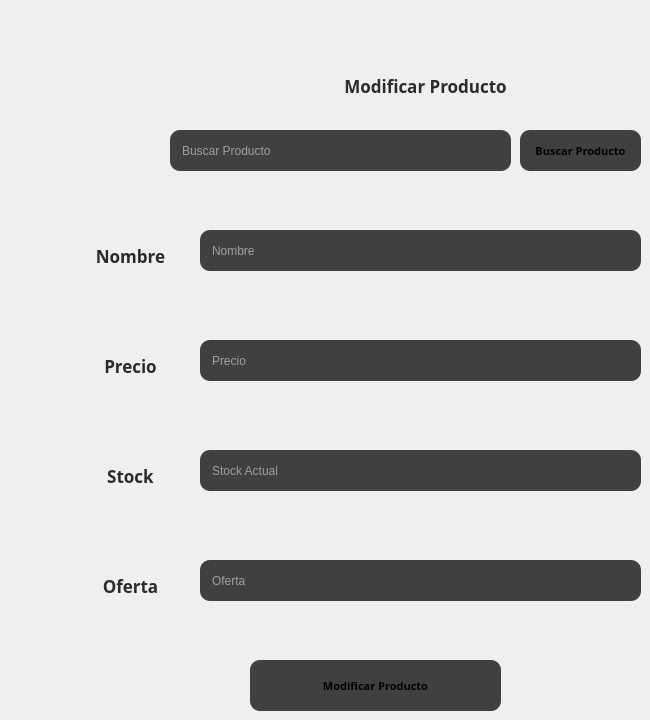
       <widget class="QWidget" name="modificar">
        <widget class="QLineEdit" name="lineEdit_9">
         <property name="geometry">
          <rect>
           <x>200</x>
           <y>560</y>
           <width>441</width>
           <height>41</height>
          </rect>
         </property>
         <property name="styleSheet">
          <string notr="true">background-color: #3f4042;
color: #ffffff;
border-radius: 10px;
padding: 10px;</string>
         </property>
         <property name="maxLength">
          <number>13</number>
         </property>
         <property name="placeholderText">
          <string>Oferta</string>
         </property>
        </widget>
        <widget class="QLabel" name="label_40">
         <property name="geometry">
          <rect>
           <x>60</x>
           <y>570</y>
           <width>141</width>
           <height>31</height>
          </rect>
         </property>
         <property name="font">
          <font>
           <family>Rockwell</family>
           <pointsize>13</pointsize>
           <bold>true</bold>
          </font>
         </property>
         <property name="styleSheet">
          <string notr="true">background-color: transparent;
color: #2b2b2b;</string>
         </property>
         <property name="text">
          <string>Oferta</string>
         </property>
         <property name="alignment">
          <set>Qt::AlignCenter</set>
         </property>
        </widget>
        <widget class="QLineEdit" name="lineEdit_10">
         <property name="geometry">
          <rect>
           <x>200</x>
           <y>340</y>
           <width>441</width>
           <height>41</height>
          </rect>
         </property>
         <property name="styleSheet">
          <string notr="true">background-color: #3f4042;
color: #ffffff;
border-radius: 10px;
padding: 10px;</string>
         </property>
         <property name="maxLength">
          <number>13</number>
         </property>
         <property name="placeholderText">
          <string>Precio</string>
         </property>
        </widget>
        <widget class="QLineEdit" name="lineEdit_11">
         <property name="geometry">
          <rect>
           <x>200</x>
           <y>230</y>
           <width>441</width>
           <height>41</height>
          </rect>
         </property>
         <property name="styleSheet">
          <string notr="true">background-color: #3f4042;
color: #ffffff;
border-radius: 10px;
padding: 10px;</string>
         </property>
         <property name="text">
          <string/>
         </property>
         <property name="maxLength">
          <number>13</number>
         </property>
         <property name="placeholderText">
          <string>Nombre</string>
         </property>
        </widget>
        <widget class="QLabel" name="label_41">
         <property name="geometry">
          <rect>
           <x>60</x>
           <y>240</y>
           <width>141</width>
           <height>31</height>
          </rect>
         </property>
         <property name="font">
          <font>
           <family>Rockwell</family>
           <pointsize>13</pointsize>
           <bold>true</bold>
          </font>
         </property>
         <property name="styleSheet">
          <string notr="true">background-color: transparent;
color: #2b2b2b;</string>
         </property>
         <property name="text">
          <string>Nombre</string>
         </property>
         <property name="alignment">
          <set>Qt::AlignCenter</set>
         </property>
        </widget>
        <widget class="QPushButton" name="pushButton_21">
         <property name="geometry">
          <rect>
           <x>250</x>
           <y>660</y>
           <width>251</width>
           <height>51</height>
          </rect>
         </property>
         <property name="font">
          <font>
           <family>Rockwell</family>
           <pointsize>8</pointsize>
           <bold>true</bold>
          </font>
         </property>
         <property name="styleSheet">
          <string notr="true">background-color: #3f4042;
border-radius: 10px;</string>
         </property>
         <property name="text">
          <string>Modificar Producto</string>
         </property>
        </widget>
        <widget class="QLabel" name="label_42">
         <property name="geometry">
          <rect>
           <x>60</x>
           <y>460</y>
           <width>141</width>
           <height>31</height>
          </rect>
         </property>
         <property name="font">
          <font>
           <family>Rockwell</family>
           <pointsize>13</pointsize>
           <bold>true</bold>
          </font>
         </property>
         <property name="styleSheet">
          <string notr="true">background-color: transparent;
color: #2b2b2b;</string>
         </property>
         <property name="text">
          <string>Stock</string>
         </property>
         <property name="alignment">
          <set>Qt::AlignCenter</set>
         </property>
        </widget>
        <widget class="QLineEdit" name="lineEdit_12">
         <property name="geometry">
          <rect>
           <x>200</x>
           <y>450</y>
           <width>441</width>
           <height>41</height>
          </rect>
         </property>
         <property name="styleSheet">
          <string notr="true">background-color: #3f4042;
color: #ffffff;
border-radius: 10px;
padding: 10px;</string>
         </property>
         <property name="maxLength">
          <number>13</number>
         </property>
         <property name="placeholderText">
          <string>Stock Actual</string>
         </property>
        </widget>
        <widget class="QLabel" name="label_43">
         <property name="geometry">
          <rect>
           <x>330</x>
           <y>70</y>
           <width>191</width>
           <height>31</height>
          </rect>
         </property>
         <property name="font">
          <font>
           <family>Rockwell</family>
           <pointsize>13</pointsize>
           <bold>true</bold>
          </font>
         </property>
         <property name="styleSheet">
          <string notr="true">background-color: transparent;
color: #2b2b2b;</string>
         </property>
         <property name="text">
          <string>Modificar Producto</string>
         </property>
         <property name="alignment">
          <set>Qt::AlignCenter</set>
         </property>
        </widget>
        <widget class="QLabel" name="label_44">
         <property name="geometry">
          <rect>
           <x>60</x>
           <y>350</y>
           <width>141</width>
           <height>31</height>
          </rect>
         </property>
         <property name="font">
          <font>
           <family>Rockwell</family>
           <pointsize>13</pointsize>
           <bold>true</bold>
          </font>
         </property>
         <property name="styleSheet">
          <string notr="true">background-color: transparent;
color: #2b2b2b;</string>
         </property>
         <property name="text">
          <string>Precio</string>
         </property>
         <property name="alignment">
          <set>Qt::AlignCenter</set>
         </property>
        </widget>
        <widget class="QPushButton" name="pushButton_22">
         <property name="geometry">
          <rect>
           <x>520</x>
           <y>130</y>
           <width>121</width>
           <height>41</height>
          </rect>
         </property>
         <property name="font">
          <font>
           <family>Rockwell</family>
           <pointsize>8</pointsize>
           <bold>true</bold>
          </font>
         </property>
         <property name="styleSheet">
          <string notr="true">background-color: #3f4042;
border-radius: 10px;</string>
         </property>
         <property name="text">
          <string>Buscar Producto</string>
         </property>
         <property name="shortcut">
          <string>Return</string>
         </property>
        </widget>
        <widget class="QLineEdit" name="lineEdit_13">
         <property name="geometry">
          <rect>
           <x>170</x>
           <y>130</y>
           <width>341</width>
           <height>41</height>
          </rect>
         </property>
         <property name="styleSheet">
          <string notr="true">background-color: #3f4042;
color: #ffffff;
border-radius: 10px;
padding: 10px;</string>
         </property>
         <property name="maxLength">
          <number>13</number>
         </property>
         <property name="placeholderText">
          <string>Buscar Producto</string>
         </property>
        </widget>
       </widget>
